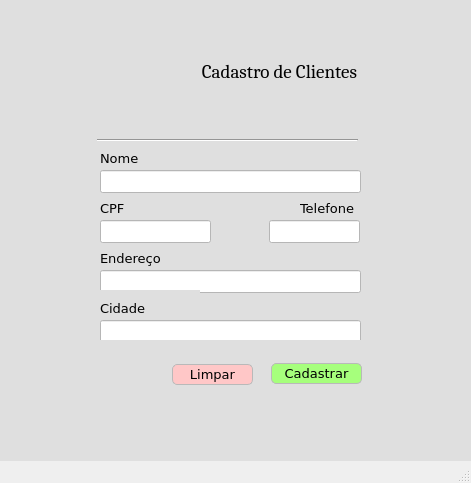
<?xml version="1.0" encoding="UTF-8"?>
<ui version="4.0">
 <class>MainWindow</class>
 <widget class="QMainWindow" name="MainWindow">
  <property name="geometry">
   <rect>
    <x>0</x>
    <y>0</y>
    <width>471</width>
    <height>483</height>
   </rect>
  </property>
  <property name="windowTitle">
   <string>Formulario</string>
  </property>
  <widget class="QWidget" name="centralwidget">
   <layout class="QGridLayout" name="gridLayout">
    <property name="leftMargin">
     <number>0</number>
    </property>
    <property name="topMargin">
     <number>0</number>
    </property>
    <property name="rightMargin">
     <number>0</number>
    </property>
    <property name="bottomMargin">
     <number>0</number>
    </property>
    <property name="spacing">
     <number>0</number>
    </property>
    <item row="0" column="0">
     <widget class="QFrame" name="frame">
      <property name="styleSheet">
       <string notr="true">background-color: rgb(223, 223, 223);</string>
      </property>
      <property name="frameShape">
       <enum>QFrame::NoFrame</enum>
      </property>
      <property name="frameShadow">
       <enum>QFrame::Raised</enum>
      </property>
      <widget class="QWidget" name="widget_nome" native="true">
       <property name="geometry">
        <rect>
         <x>80</x>
         <y>130</y>
         <width>421</width>
         <height>71</height>
        </rect>
       </property>
       <property name="styleSheet">
        <string notr="true"/>
       </property>
       <widget class="QLabel" name="label_nome">
        <property name="geometry">
         <rect>
          <x>20</x>
          <y>20</y>
          <width>47</width>
          <height>13</height>
         </rect>
        </property>
        <property name="font">
         <font>
          <family>Verdana</family>
          <pointsize>10</pointsize>
         </font>
        </property>
        <property name="text">
         <string>&lt;html&gt;&lt;head/&gt;&lt;body&gt;&lt;p&gt;&lt;span style=&quot; font-size:10pt;&quot;&gt;Nome&lt;/span&gt;&lt;/p&gt;&lt;/body&gt;&lt;/html&gt;</string>
        </property>
       </widget>
       <widget class="QLineEdit" name="lineEdit_nome">
        <property name="geometry">
         <rect>
          <x>20</x>
          <y>40</y>
          <width>261</width>
          <height>23</height>
         </rect>
        </property>
        <property name="styleSheet">
         <string notr="true">background-color: rgb(255, 255, 255);</string>
        </property>
       </widget>
       <widget class="Line" name="line">
        <property name="geometry">
         <rect>
          <x>17</x>
          <y>0</y>
          <width>261</width>
          <height>20</height>
         </rect>
        </property>
        <property name="orientation">
         <enum>Qt::Horizontal</enum>
        </property>
       </widget>
      </widget>
      <widget class="QWidget" name="widget_cpf" native="true">
       <property name="geometry">
        <rect>
         <x>80</x>
         <y>200</y>
         <width>421</width>
         <height>61</height>
        </rect>
       </property>
       <property name="styleSheet">
        <string notr="true"/>
       </property>
       <widget class="QLabel" name="label_cpf">
        <property name="geometry">
         <rect>
          <x>20</x>
          <y>0</y>
          <width>47</width>
          <height>13</height>
         </rect>
        </property>
        <property name="font">
         <font>
          <family>Verdana</family>
          <pointsize>10</pointsize>
         </font>
        </property>
        <property name="text">
         <string>&lt;html&gt;&lt;head/&gt;&lt;body&gt;&lt;p&gt;&lt;span style=&quot; font-size:10pt;&quot;&gt;CPF&lt;/span&gt;&lt;/p&gt;&lt;/body&gt;&lt;/html&gt;</string>
        </property>
       </widget>
       <widget class="QLineEdit" name="lineEdit_cpf">
        <property name="geometry">
         <rect>
          <x>20</x>
          <y>20</y>
          <width>111</width>
          <height>23</height>
         </rect>
        </property>
        <property name="styleSheet">
         <string notr="true">background-color: rgb(255, 255, 255);</string>
        </property>
       </widget>
       <widget class="QLabel" name="label_2_telefone">
        <property name="geometry">
         <rect>
          <x>220</x>
          <y>0</y>
          <width>61</width>
          <height>16</height>
         </rect>
        </property>
        <property name="font">
         <font>
          <family>Verdana</family>
          <pointsize>10</pointsize>
         </font>
        </property>
        <property name="text">
         <string>&lt;html&gt;&lt;head/&gt;&lt;body&gt;&lt;p&gt;Telefone&lt;/p&gt;&lt;/body&gt;&lt;/html&gt;</string>
        </property>
       </widget>
       <widget class="QLineEdit" name="lineEdit_2_telefone">
        <property name="geometry">
         <rect>
          <x>189</x>
          <y>20</y>
          <width>91</width>
          <height>23</height>
         </rect>
        </property>
        <property name="styleSheet">
         <string notr="true">background-color: rgb(255, 255, 255);</string>
        </property>
       </widget>
      </widget>
      <widget class="QWidget" name="widget_end" native="true">
       <property name="geometry">
        <rect>
         <x>80</x>
         <y>250</y>
         <width>421</width>
         <height>51</height>
        </rect>
       </property>
       <property name="styleSheet">
        <string notr="true"/>
       </property>
       <widget class="QLabel" name="label_end">
        <property name="geometry">
         <rect>
          <x>20</x>
          <y>0</y>
          <width>61</width>
          <height>16</height>
         </rect>
        </property>
        <property name="font">
         <font>
          <family>Verdana</family>
          <pointsize>10</pointsize>
         </font>
        </property>
        <property name="text">
         <string>Endereço</string>
        </property>
       </widget>
       <widget class="QLineEdit" name="lineEdit_end">
        <property name="geometry">
         <rect>
          <x>20</x>
          <y>20</y>
          <width>261</width>
          <height>23</height>
         </rect>
        </property>
        <property name="styleSheet">
         <string notr="true">background-color: rgb(255, 255, 255);</string>
        </property>
       </widget>
       <widget class="QWidget" name="widget_3" native="true">
        <property name="geometry">
         <rect>
          <x>0</x>
          <y>40</y>
          <width>120</width>
          <height>80</height>
         </rect>
        </property>
       </widget>
      </widget>
      <widget class="QWidget" name="widget_cidade" native="true">
       <property name="geometry">
        <rect>
         <x>80</x>
         <y>300</y>
         <width>421</width>
         <height>41</height>
        </rect>
       </property>
       <property name="styleSheet">
        <string notr="true"/>
       </property>
       <widget class="QLabel" name="label_cidade">
        <property name="geometry">
         <rect>
          <x>20</x>
          <y>0</y>
          <width>47</width>
          <height>13</height>
         </rect>
        </property>
        <property name="font">
         <font>
          <family>Verdana</family>
          <pointsize>10</pointsize>
         </font>
        </property>
        <property name="text">
         <string>&lt;html&gt;&lt;head/&gt;&lt;body&gt;&lt;p&gt;&lt;span style=&quot; font-size:10pt;&quot;&gt;Cidade&lt;/span&gt;&lt;/p&gt;&lt;/body&gt;&lt;/html&gt;</string>
        </property>
       </widget>
       <widget class="QLineEdit" name="lineEdit_cidade">
        <property name="geometry">
         <rect>
          <x>20</x>
          <y>20</y>
          <width>261</width>
          <height>23</height>
         </rect>
        </property>
        <property name="styleSheet">
         <string notr="true">background-color: rgb(255, 255, 255);</string>
        </property>
       </widget>
      </widget>
      <widget class="QWidget" name="widget" native="true">
       <property name="geometry">
        <rect>
         <x>100</x>
         <y>20</y>
         <width>261</width>
         <height>111</height>
        </rect>
       </property>
       <property name="styleSheet">
        <string notr="true"/>
       </property>
       <widget class="QTextEdit" name="textEdit">
        <property name="geometry">
         <rect>
          <x>0</x>
          <y>0</y>
          <width>261</width>
          <height>111</height>
         </rect>
        </property>
        <property name="font">
         <font>
          <family>Cambria</family>
          <pointsize>14</pointsize>
         </font>
        </property>
        <property name="styleSheet">
         <string notr="true">border: none;</string>
        </property>
        <property name="html">
         <string>&lt;!DOCTYPE HTML PUBLIC &quot;-//W3C//DTD HTML 4.0//EN&quot; &quot;http://www.w3.org/TR/REC-html40/strict.dtd&quot;&gt;
&lt;html&gt;&lt;head&gt;&lt;meta name=&quot;qrichtext&quot; content=&quot;1&quot; /&gt;&lt;style type=&quot;text/css&quot;&gt;
p, li { white-space: pre-wrap; }
&lt;/style&gt;&lt;/head&gt;&lt;body style=&quot; font-family:'Cambria'; font-size:14pt; font-weight:400; font-style:normal;&quot;&gt;
&lt;p align=&quot;right&quot; style=&quot;-qt-paragraph-type:empty; margin-top:0px; margin-bottom:0px; margin-left:0px; margin-right:0px; -qt-block-indent:0; text-indent:0px; font-family:'MS Shell Dlg 2'; font-size:8.25pt;&quot;&gt;&lt;br /&gt;&lt;/p&gt;
&lt;p align=&quot;right&quot; style=&quot;-qt-paragraph-type:empty; margin-top:0px; margin-bottom:0px; margin-left:0px; margin-right:0px; -qt-block-indent:0; text-indent:0px; font-family:'MS Shell Dlg 2';&quot;&gt;&lt;br /&gt;&lt;/p&gt;
&lt;p align=&quot;right&quot; style=&quot; margin-top:0px; margin-bottom:0px; margin-left:0px; margin-right:0px; -qt-block-indent:0; text-indent:0px;&quot;&gt;&lt;span style=&quot; font-family:'MS Shell Dlg 2';&quot;&gt;Cadastro de Clientes&lt;/span&gt;&lt;/p&gt;&lt;/body&gt;&lt;/html&gt;</string>
        </property>
       </widget>
      </widget>
      <widget class="QWidget" name="widget_2" native="true">
       <property name="geometry">
        <rect>
         <x>79</x>
         <y>340</y>
         <width>311</width>
         <height>61</height>
        </rect>
       </property>
       <property name="styleSheet">
        <string notr="true"/>
       </property>
       <widget class="QPushButton" name="pushButton">
        <property name="geometry">
         <rect>
          <x>192</x>
          <y>23</y>
          <width>91</width>
          <height>21</height>
         </rect>
        </property>
        <property name="font">
         <font>
          <family>Verdana</family>
          <pointsize>10</pointsize>
         </font>
        </property>
        <property name="focusPolicy">
         <enum>Qt::NoFocus</enum>
        </property>
        <property name="styleSheet">
         <string notr="true">background-color: rgb(166, 255, 124);
border-radius: 5px;
border: 1px solid #b9b9b9;</string>
        </property>
        <property name="text">
         <string>Cadastrar</string>
        </property>
        <property name="icon">
         <iconset>
          <activeon>../Downloads/ok.ico</activeon>
         </iconset>
        </property>
        <property name="autoExclusive">
         <bool>false</bool>
        </property>
        <property name="default">
         <bool>false</bool>
        </property>
        <property name="flat">
         <bool>false</bool>
        </property>
       </widget>
       <widget class="QPushButton" name="pushButton_2">
        <property name="geometry">
         <rect>
          <x>93</x>
          <y>24</y>
          <width>81</width>
          <height>21</height>
         </rect>
        </property>
        <property name="font">
         <font>
          <family>Verdana</family>
          <pointsize>10</pointsize>
         </font>
        </property>
        <property name="focusPolicy">
         <enum>Qt::NoFocus</enum>
        </property>
        <property name="styleSheet">
         <string notr="true">background-color: rgb(255, 199, 199);
border-radius: 5px;
border: 1px solid #b9b9b9;</string>
        </property>
        <property name="text">
         <string>Limpar</string>
        </property>
        <property name="icon">
         <iconset>
          <normaloff>../Downloads/vassoura.ico</normaloff>../Downloads/vassoura.ico</iconset>
        </property>
        <property name="autoExclusive">
         <bool>false</bool>
        </property>
        <property name="default">
         <bool>false</bool>
        </property>
        <property name="flat">
         <bool>false</bool>
        </property>
       </widget>
      </widget>
     </widget>
    </item>
   </layout>
  </widget>
  <widget class="QMenuBar" name="menubar">
   <property name="geometry">
    <rect>
     <x>0</x>
     <y>0</y>
     <width>471</width>
     <height>21</height>
    </rect>
   </property>
  </widget>
  <widget class="QStatusBar" name="statusbar"/>
 </widget>
 <resources/>
 <connections/>
</ui>
